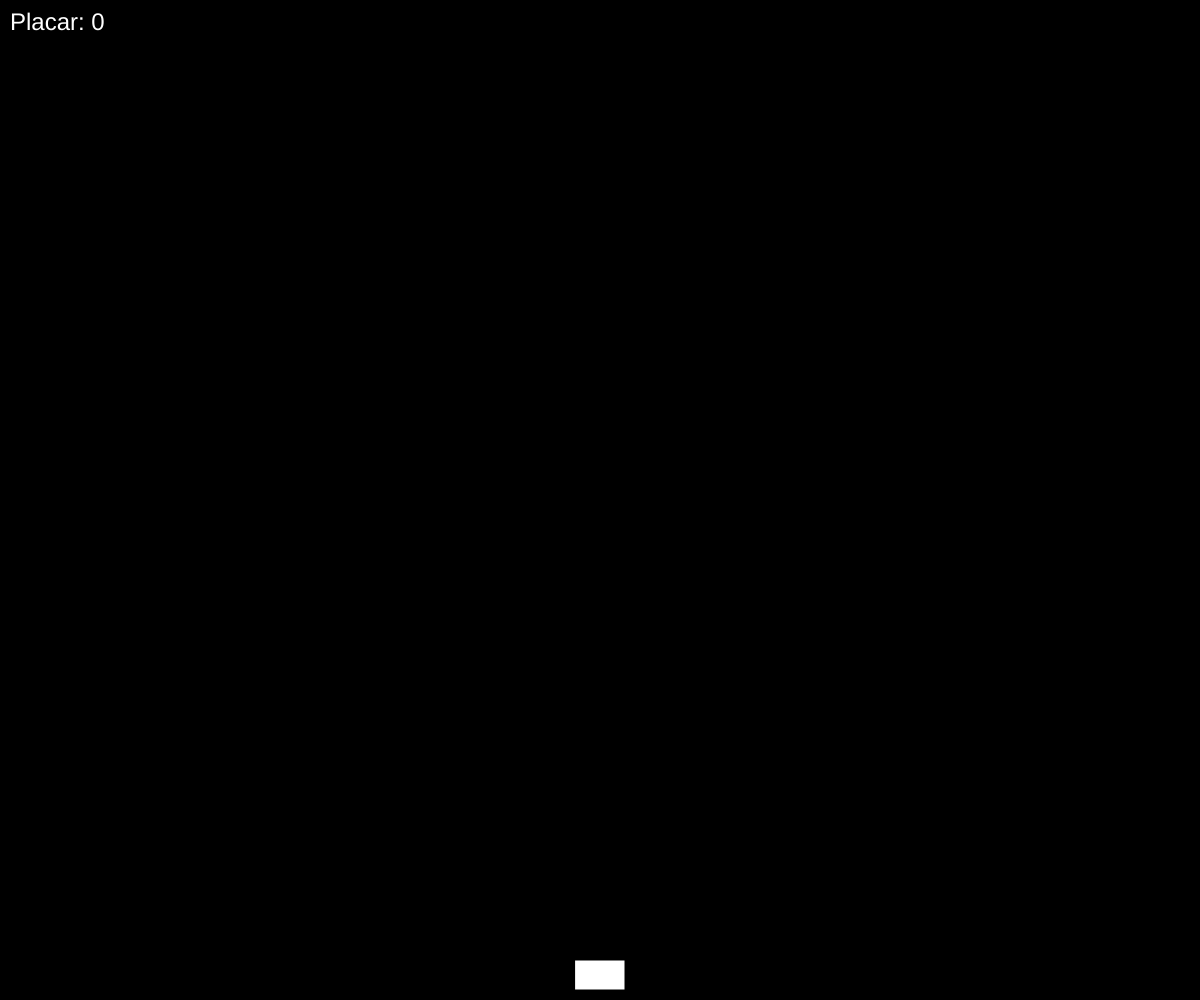
Frame 1 (no input)
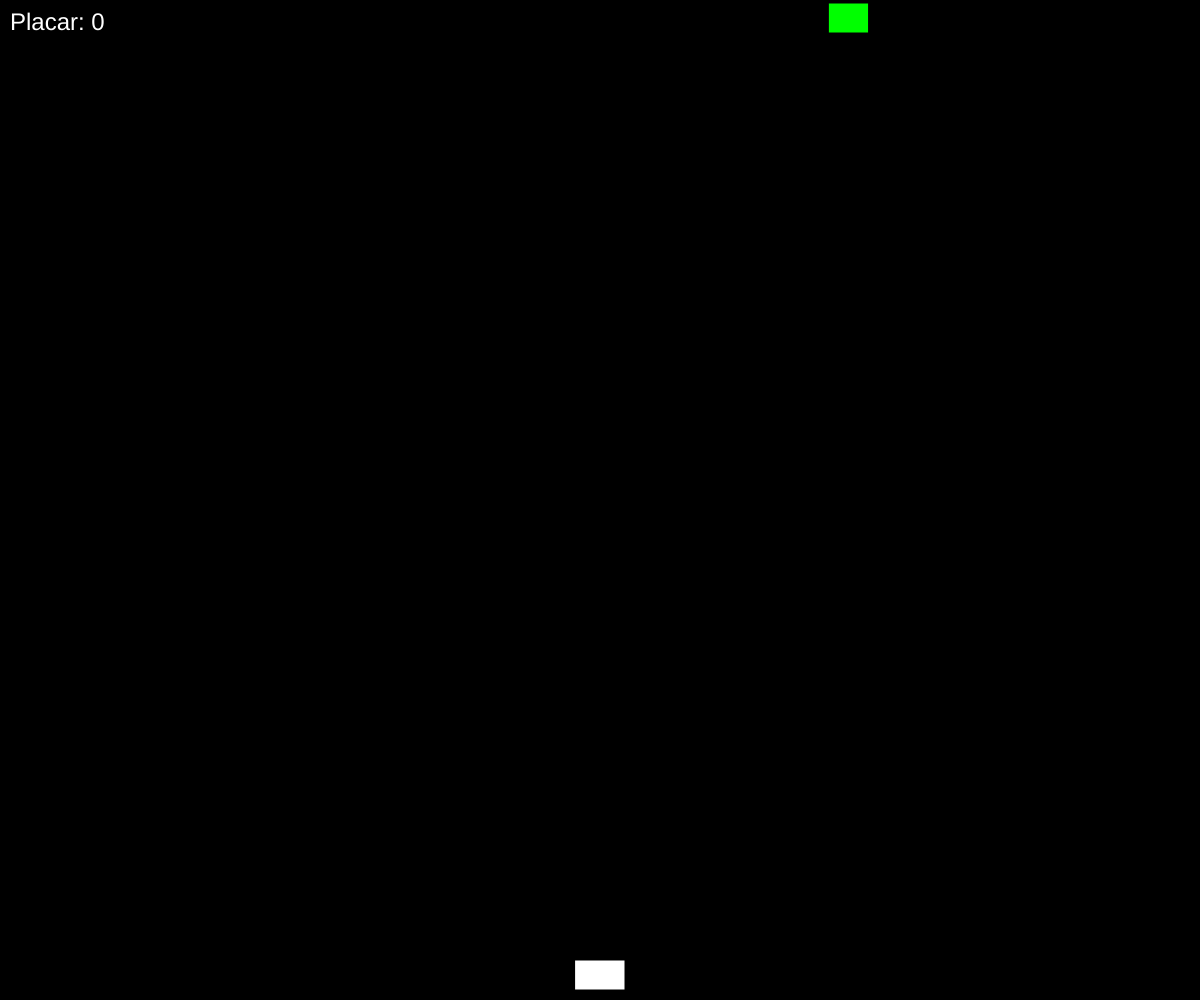
Frame 60 (no input)
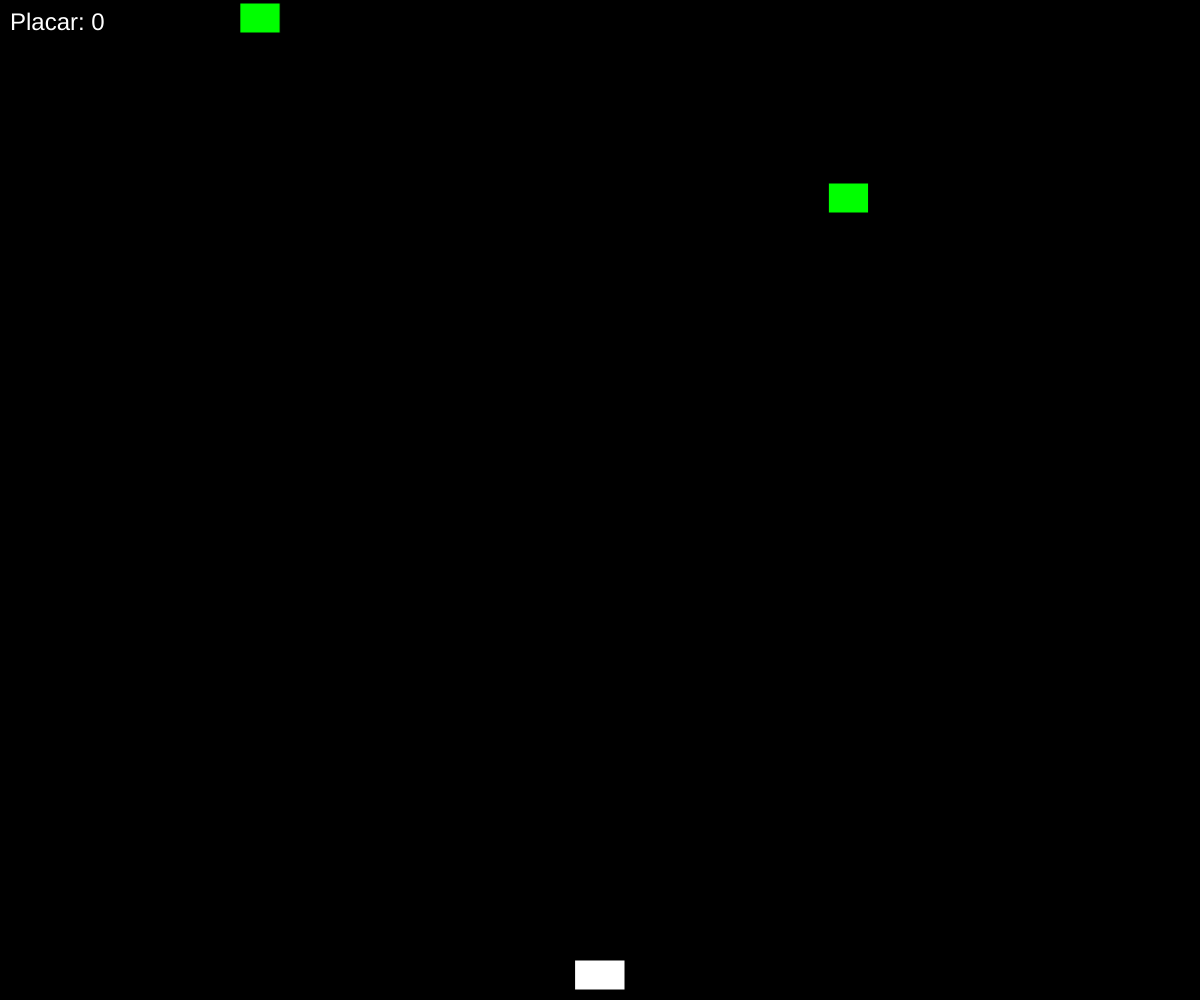
Frame 120 (the mouse pressed at the canvas centre since frame 60)

The p5.js sketch that drew these frames (run headless with seeded random() and noise() and a simulated clock; from frame 60 on, the mouse is pressed at the canvas centre):

// p5.js sketch
// ── sketch.js
let spaceship;
let bullets = [];
let enemies = [];
let score = 0;
let enemySpawnInterval = 60;

function setup() {
    createCanvas(windowWidth, windowHeight);
    spaceship = new Spaceship();
}

function draw() {
    background(0);

    // Atualizar e desenhar a nave espacial
    spaceship.update();
    spaceship.display();

    // Atualizar e desenhar as balas
    for (let i = bullets.length - 1; i >= 0; i--) {
        bullets[i].update();
        bullets[i].display();
        if (bullets[i].offscreen()) {
            bullets.splice(i, 1);
        }
    }

    // Gerar novos inimigos
    if (frameCount % enemySpawnInterval === 0) {
        enemies.push(new Enemy());
    }

    // Atualizar e desenhar os inimigos
    for (let i = enemies.length - 1; i >= 0; i--) {
        enemies[i].update();
        enemies[i].display();
        if (enemies[i].offscreen()) {
            enemies.splice(i, 1);
        } else {
            // Verificar colisão com balas
            for (let j = bullets.length - 1; j >= 0; j--) {
                if (enemies[i].hits(bullets[j])) {
                    enemies.splice(i, 1);
                    bullets.splice(j, 1);
                    score++;
                    break;
                }
            }
        }
    }

    // Exibir pontuação
    fill(255);
    textSize(24);
    text('Placar: ' + score, 10, 30);
}

function keyPressed() {
    if (key === ' ') {
        let bullet = new Bullet(spaceship.x + spaceship.width / 2, spaceship.y);
        bullets.push(bullet);
    }
}

function Spaceship() {
    this.width = 50;
    this.height = 30;
    this.x = width / 2 - this.width / 2;
    this.y = height - this.height - 10;
    this.speed = 5;

    this.update = function() {
        if (keyIsDown(LEFT_ARROW) && this.x > 0) {
            this.x -= this.speed;
        } else if (keyIsDown(RIGHT_ARROW) && this.x < width - this.width) {
            this.x += this.speed;
        }
    }

    this.display = function() {
        fill(255);
        rect(this.x, this.y, this.width, this.height);
    }
}

function Bullet(x, y) {
    this.x = x;
    this.y = y;
    this.width = 5;
    this.height = 10;
    this.speed = 10;

    this.update = function() {
        this.y -= this.speed;
    }

    this.display = function() {
        fill(255, 0, 0);
        rect(this.x, this.y, this.width, this.height);
    }

    this.offscreen = function() {
        return (this.y < 0);
    }
}

function Enemy() {
    this.width = 40;
    this.height = 30;
    this.x = random(width - this.width);
    this.y = 0;
    this.speed = 3;

    this.update = function() {
        this.y += this.speed;
    }

    this.display = function() {
        fill(0, 255, 0);
        rect(this.x, this.y, this.width, this.height);
    }

    this.offscreen = function() {
        return (this.y > height);
    }

    this.hits = function(bullet) {
        return (bullet.x < this.x + this.width &&
                bullet.x + bullet.width > this.x &&
                bullet.y < this.y + this.height &&
                bullet.y + bullet.height > this.y);
    }
}
